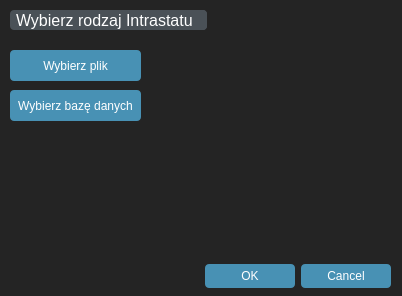
<?xml version="1.0" encoding="UTF-8"?>
<ui version="4.0">
 <class>intrastat_dialog</class>
 <widget class="QDialog" name="intrastat_dialog">
  <property name="geometry">
   <rect>
    <x>0</x>
    <y>0</y>
    <width>402</width>
    <height>296</height>
   </rect>
  </property>
  <property name="windowTitle">
   <string>Dialog</string>
  </property>
  <property name="styleSheet">
   <string notr="true">/*-----QWidget-----*/
QWidget
{
	background-color: #242424;
	color: #fff;
	selection-background-color: #fff;
	selection-color: #000;

}


/*-----QLabel-----*/
QLabel
{
	background-color: transparent;
	color: #fff;

}


/*-----QMenuBar-----*/
QMenuBar 
{
	background-color: #4a5157;
	color: #fff;

}


QMenuBar::item 
{
	background-color: transparent;
	border-left: 1px solid #003333;
	padding: 5px;
	padding-left: 15px;
	padding-right: 15px;

}


QMenuBar::item:selected 
{
	background-color: #003333;
	border: 1px solid #006666;
	color: #fff;

}


QMenuBar::item:pressed 
{
	background-color: #006666;
	border: 1px solid #006666;
	color: #fff;

}


/*-----QMenu-----*/
QMenu
{
    background-color: #4a5157;
    border: 1px solid #4a5157;
    padding: 10px;
	color: #fff;

}


QMenu::item
{
    background-color: transparent;
    padding: 2px 20px 2px 20px;
	min-width: 200px;

}


QMenu::separator
{
   	background-color: #242424;
	height: 1px;

}


QMenu::item:disabled
{
    color: #555;
    background-color: transparent;
    padding: 2px 20px 2px 20px;

}


QMenu::item:selected
{
	background-color: #003333;
	border: 1px solid #006666;
	color: #fff;

}


/*-----QToolButton-----*/
QToolButton 
{
	background-color: transparent;
	color: #fff;
	padding: 3px;
	margin-left: 1px;
}


QToolButton:hover
{
	background-color: rgba(70,162,218,50%);
	border: 1px solid #46a2da;
	color: #000;
	
}


QToolButton:pressed
{
	background-color: #727272;
	border: 1px solid #46a2da;

}


QToolButton:checked
{
	background-color: #727272;
	border: 1px solid #222;
}


/*-----QPushButton-----*/
QPushButton
{
	background-color: #4891b4;
	color: #fff;
	min-width: 80px;
	border-radius: 4px;
	padding: 5px;

}


QPushButton::flat
{
	background-color: transparent;
	border: none;
	color: #000;

}


QPushButton::disabled
{
	background-color: #606060;
	color: #959595;
	border-color: #051a39;

}


QPushButton::hover
{
	background-color: #54aad3;
	border: 1px solid #46a2da;

}


QPushButton::pressed
{
	background-color: #2385b4;
	border: 1px solid #46a2da;

}


QPushButton::checked
{
	background-color: #bd5355;
	border: 1px solid #bd5355;

}


/*-----QLineEdit-----*/
QLineEdit
{
	background-color: #242424;
	color : #fff;
	border: 1px solid #1d1d1d;
	padding: 3px;
	padding-left: 5px;
	border-radius: 4px;

}


/*-----QPlainTExtEdit-----*/
QPlainTextEdit
{
	background-color: #242424;
	color : #fff;
	border: 1px solid #1d1d1d;
	padding: 3px;
	padding-left: 5px;
	border-radius: 4px;

}


/*-----QToolBox-----*/
QToolBox
{
	background-color: transparent;
	border: 1px solid #1d1d1d;

}


QToolBox::tab
{
	background-color: #002b2b;
	border: 1px solid #1d1d1d;

}


QToolBox::tab:hover
{
	background-color: #006d6d;
	border: 1px solid #1d1d1d;

}


/*-----QComboBox-----*/
QComboBox
{
    background-color: #4a5157;
    padding-left: 6px;
    color: #fff;
    height: 20px;
	border-radius: 4px;

}


QComboBox::disabled
{
	background-color: #404040;
	color: #656565;
	border-color: #051a39;

}


QComboBox:on
{
    background-color: #4a5157;
	color: #fff;

}


QComboBox QAbstractItemView
{
    background-color: #4a5157;
    color: #fff;
    selection-background-color: #002b2b;
	selection-color: #fff;
    outline: 0;

}


QComboBox::drop-down
{
	background-color: #4a5157;
    subcontrol-origin: padding;
    subcontrol-position: top right;
	border-radius: 4px;
    width: 15px;

}


QComboBox::down-arrow
{
    image: url(://arrow-down.png);
    width: 8px;
    height: 8px;

}


/*-----QDoubleSpinBox &amp; QCalendarWidget-----*/
QDoubleSpinBox,
QCalendarWidget QSpinBox 
{
	background-color: #242424;
	color : #fff;
	border: 1px solid #1d1d1d;
	border-radius: 4px;
	padding: 3px;
	padding-left: 5px;

}


QDoubleSpinBox::up-button, 
QCalendarWidget QSpinBox::up-button
{
	background-color: #4a5157;
    width: 16px; 
	border-top-right-radius: 4px;
    border-width: 1px;
	border-color: #1d1d1d;

}


QDoubleSpinBox::up-button:hover, 
QCalendarWidget QSpinBox::up-button:hover
{
	background-color: #585858;

}


QDoubleSpinBox::up-button:pressed, 
QCalendarWidget QSpinBox::up-button:pressed
{
	background-color: #252525;
    width: 16px; 
    border-width: 1px;

}


QDoubleSpinBox::up-arrow,
QCalendarWidget QSpinBox::up-arrow
{
    image: url(://arrow-up.png);
    width: 7px;
    height: 7px;

}


QDoubleSpinBox::down-button, 
QCalendarWidget QSpinBox::down-button
{
	background-color: #4a5157;
    width: 16px; 
    border-width: 1px;
	border-bottom-right-radius: 4px;
	border-color: #1d1d1d;

}


QDoubleSpinBox::down-button:hover, 
QCalendarWidget QSpinBox::down-button:hover
{
	background-color: #585858;

}


QDoubleSpinBox::down-button:pressed, 
QCalendarWidget QSpinBox::down-button:pressed
{
	background-color: #252525;
    width: 16px; 
    border-width: 1px;

}


QDoubleSpinBox::down-arrow,
QCalendarWidget QSpinBox::down-arrow
{
    image: url(://arrow-down.png);
    width: 7px;
    height: 7px;

}


/*-----QGroupBox-----*/
QGroupBox 
{
    border: 1px solid;
    border-color: #1d1d1d;
	border-radius: 4px;
    margin-top: 23px;

}


QGroupBox::title  
{
    background-color: #002b2b;
    color: #fff;
	subcontrol-position: top left;
    subcontrol-origin: margin;
    padding: 5px;
	min-width: 100px;
	border: 1px solid #1d1d1d;
	border-top-left-radius: 4px;
	border-top-right-radius: 4px;
	border-bottom: none;

}


/*-----QHeaderView-----*/
QHeaderView::section
{
    background-color: #4a5157;
	border: none;
    color: #fff;
	padding: 4px;
	
}


QHeaderView::section:disabled
{
    background-color: #525251;
    color: #656565;

}


QHeaderView::section:checked
{
    background-color: qlineargradient(spread:repeat, x1:1, y1:0, x2:1, y2:1, stop:0 rgba(227, 227, 227, 255),stop:1 rgba(187, 187, 187, 255));
    color: #000;

}


QHeaderView::section::vertical::first,
QHeaderView::section::vertical::only-one
{
    border-left: 1px solid #003333;

}


QHeaderView::section::vertical
{
    border-left: 1px solid #003333;
}


QHeaderView::section::horizontal::first,
QHeaderView::section::horizontal::only-one
{
    border-left: 1px solid #003333;

}


QHeaderView::section::horizontal
{
    border-left: 1px solid #003333;

}


QTableCornerButton::section
{
    background-color: qlineargradient(spread:repeat, x1:1, y1:0, x2:1, y2:1, stop:0 rgba(227, 227, 227, 255),stop:1 rgba(187, 187, 187, 255));
	border: 1px solid #000;
    color: #fff;

}


/*-----QCalendarWidget-----*/
QCalendarWidget QToolButton
{
  	background-color: transparent;
  	color: white;

}


QCalendarWidget QToolButton::hover
{
	background-color: #006666;
	border: 1px solid #006666;
	color: #fff;

}


QCalendarWidget QMenu 
{
	width: 120px;
	left: 20px;
	color: white;

}


QCalendarWidget QWidget 
{ 
	alternate-background-color: #4a5157; 
	color: #fff;

}


QCalendarWidget QAbstractItemView:enabled 
{
	color: #fff;  
	background-color: #242424;  
	selection-background-color: #002b2b; 
	selection-color: #fff; 

}


QCalendarWidget QAbstractItemView:disabled 
{ 
	color: #404040; 

}


/*-----QTreeWidget-----*/
QTreeView
{
	show-decoration-selected: 0;
	alternate-background-color: transparent;
	background-color: transparent;
   	border: none;
	color: #fff;
	font: 8pt;

}


QTreeView::item:selected
{
	color:#fff;
	background-color: #002b2b;
	border-radius: 0px;

}


QTreeView::item:!selected:hover
{
    background-color: #5e5e5e;
    border: none;
    color: white;

}


QTreeView::branch:has-children:!has-siblings:closed,
QTreeView::branch:closed:has-children:has-siblings 
{
	image: url(://tree-closed.png);

}


QTreeView::branch:open:has-children:!has-siblings,
QTreeView::branch:open:has-children:has-siblings  
{
	image: url(://tree-open.png);

}


/*-----QListView-----*/
QListView 
{
	background-color: transparent;
	alternate-background-color: transparent;
    border : none;
    color: #fff;
    show-decoration-selected: 1; 
    outline: 0;
   	border: 1px solid #1d1d1d;

}


QListView::disabled 
{
	background-color: #656565;
	color: #1b1b1b;
    border: 1px solid #656565;

}


QListView::item 
{
	background-color: transparent;
    padding: 1px;

}


QListView::item:selected 
{
	background-color: #002b2b;
	border: 1px solid #002b2b;
	color: #fff;

}


QListView::item:selected:!active 
{
	background-color: #002b2b;
	border: 1px solid #002b2b;
	color: #fff;

}


QListView::item:selected:active 
{
	background-color: #002b2b;
	border: 1px solid #002b2b;
	color: #fff;

}


QListView::item:hover {
    background-color: #5e5e5e;
    border: none;
    color: #000;

}


/*-----QCheckBox-----*/
QCheckBox
{
	background-color: transparent;
    color: #fff;
	border: none;

}


QCheckBox::indicator
{
    background-color: lightgray;
    border: 1px solid #000;
    width: 12px;
    height: 12px;

}


QCheckBox::indicator:checked
{
    image:url(&quot;./ressources/check.png&quot;);
	background-color: #002b2b;
    border: 1px solid #3a546e;

}


QCheckBox::indicator:unchecked:hover
{
	border: 1px solid #46a2da; 

}


QCheckBox::disabled
{
	color: #656565;

}


QCheckBox::indicator:disabled
{
	background-color: #656565;
	color: #656565;
    border: 1px solid #656565;

}


/*-----QRadioButton-----*/
QRadioButton 
{
	color: #fff;
	background-color: transparent;

}


QRadioButton::indicator::unchecked:hover 
{
	background-color: #d3d3d3;
	border: 2px solid #002b2b;
	border-radius: 6px;
}


QRadioButton::indicator::checked 
{
	border: 2px solid #52beff;
	border-radius: 6px;
	background-color: #002b2b;  
	width: 9px; 
	height: 9px; 

}


/*-----QScrollBar-----*/
QScrollBar:vertical 
{
   border: none;
   width: 12px;

}


QScrollBar::handle:vertical 
{
   border: none;
   border-radius : 0px;
   background-color: #7a7a7a;
   min-height: 80px;
   width : 12px;

}


QScrollBar::handle:vertical:pressed
{
   background-color: #5d5f60; 

}


QScrollBar::add-line:vertical
{
   border: none;
   background: transparent;
   height: 0px;
   subcontrol-position: bottom;
   subcontrol-origin: margin;

}


QScrollBar::add-line:vertical:hover 
{
   background-color: transparent;

}


QScrollBar::add-line:vertical:pressed 
{
   background-color: #3f3f3f;

}


QScrollBar::sub-line:vertical
{
   border: none;
   background: transparent;
   height: 0px;

}


QScrollBar::sub-line:vertical:hover 
{
   background-color: transparent;

}


QScrollBar::sub-line:vertical:pressed 
{
   background-color: #3f3f3f;

}


QScrollBar::up-arrow:vertical
{
   width: 0px;
   height: 0px;
   background: transparent;

}


QScrollBar::down-arrow:vertical 
{
   width: 0px;
   height: 0px;
   background: transparent;

}


QScrollBar::add-page:vertical, QScrollBar::sub-page:vertical
{
   background-color: #222222;
	
}


QScrollBar:horizontal 
{
   border: none;
   height: 12px;

}


QScrollBar::handle:horizontal 
{
   border: none;
   border-radius : 0px;
   background-color: #7a7a7a;
   min-height: 80px;
   height : 12px;

}


QScrollBar::handle:horizontal:pressed
{
   background-color: #5d5f60; 

}


QScrollBar::add-line:horizontal
{
   border: none;
   background: transparent;
   height: 0px;
   subcontrol-position: bottom;
   subcontrol-origin: margin;

}


QScrollBar::add-line:horizontal:hover 
{
   background-color: transparent;

}


QScrollBar::add-line:horizontal:pressed 
{
   background-color: #3f3f3f;

}


QScrollBar::sub-line:horizontal
{
   border: none;
   background: transparent;
   height: 0px;

}


QScrollBar::sub-line:horizontal:hover 
{
   background-color: transparent;

}


QScrollBar::sub-line:horizontal:pressed 
{
   background-color: #3f3f3f;

}


QScrollBar::up-arrow:horizontal
{
   width: 0px;
   height: 0px;
   background: transparent;

}


QScrollBar::down-arrow:horizontal 
{
   width: 0px;
   height: 0px;
   background: transparent;

}


QScrollBar::add-page:horizontal, QScrollBar::sub-page:horizontal
{
   background-color: #222222;
	
}


/*-----QProgressBar-----*/
QProgressBar
{
	border: 1px solid #1d1d1d;
    text-align: center;
	border-radius: 10px;
	color: #fff;
	font-weight: bold;

}


QProgressBar::chunk
{
    background-color: #3b86ae;
	border-radius: 9px;
    margin: 0.5px;

}


/*-----QStatusBar-----*/
QStatusBar
{
	background-color: #4a5157;
	color: #ffffff;
	border-color: #051a39;

}


/*-----QSizeGrip-----*/
QSizeGrip 
{
	background-color: image(&quot;./ressources/sizegrip.png&quot;); /*To replace*/
	border: none;

}
</string>
  </property>
  <property name="modal">
   <bool>false</bool>
  </property>
  <widget class="QDialogButtonBox" name="buttonBox">
   <property name="geometry">
    <rect>
     <x>10</x>
     <y>260</y>
     <width>381</width>
     <height>32</height>
    </rect>
   </property>
   <property name="orientation">
    <enum>Qt::Horizontal</enum>
   </property>
   <property name="standardButtons">
    <set>QDialogButtonBox::Cancel|QDialogButtonBox::Ok</set>
   </property>
   <property name="centerButtons">
    <bool>false</bool>
   </property>
  </widget>
  <widget class="QComboBox" name="intrastat_choose_type">
   <property name="geometry">
    <rect>
     <x>10</x>
     <y>10</y>
     <width>211</width>
     <height>20</height>
    </rect>
   </property>
   <property name="font">
    <font>
     <pointsize>12</pointsize>
    </font>
   </property>
   <property name="contextMenuPolicy">
    <enum>Qt::DefaultContextMenu</enum>
   </property>
   <property name="autoFillBackground">
    <bool>false</bool>
   </property>
   <property name="editable">
    <bool>false</bool>
   </property>
   <property name="currentText">
    <string>Wybierz rodzaj Intrastatu</string>
   </property>
   <property name="currentIndex">
    <number>0</number>
   </property>
   <property name="sizeAdjustPolicy">
    <enum>QComboBox::AdjustToContents</enum>
   </property>
   <item>
    <property name="text">
     <string>Wybierz rodzaj Intrastatu</string>
    </property>
   </item>
   <item>
    <property name="text">
     <string>Wywozowy</string>
    </property>
   </item>
   <item>
    <property name="text">
     <string>Przywozowy</string>
    </property>
   </item>
  </widget>
  <widget class="QPushButton" name="choose_file_btn">
   <property name="geometry">
    <rect>
     <x>10</x>
     <y>50</y>
     <width>131</width>
     <height>31</height>
    </rect>
   </property>
   <property name="text">
    <string>Wybierz plik</string>
   </property>
  </widget>
  <widget class="QPushButton" name="choose_db_btn">
   <property name="geometry">
    <rect>
     <x>10</x>
     <y>90</y>
     <width>131</width>
     <height>31</height>
    </rect>
   </property>
   <property name="text">
    <string>Wybierz bazę danych</string>
   </property>
  </widget>
  <widget class="QLabel" name="choose_file_label">
   <property name="geometry">
    <rect>
     <x>150</x>
     <y>50</y>
     <width>241</width>
     <height>31</height>
    </rect>
   </property>
   <property name="text">
    <string/>
   </property>
  </widget>
  <widget class="QLabel" name="choose_db_label">
   <property name="geometry">
    <rect>
     <x>150</x>
     <y>90</y>
     <width>241</width>
     <height>31</height>
    </rect>
   </property>
   <property name="text">
    <string/>
   </property>
  </widget>
 </widget>
 <resources/>
 <connections>
  <connection>
   <sender>buttonBox</sender>
   <signal>accepted()</signal>
   <receiver>intrastat_dialog</receiver>
   <slot>accept()</slot>
   <hints>
    <hint type="sourcelabel">
     <x>248</x>
     <y>254</y>
    </hint>
    <hint type="destinationlabel">
     <x>157</x>
     <y>274</y>
    </hint>
   </hints>
  </connection>
  <connection>
   <sender>buttonBox</sender>
   <signal>rejected()</signal>
   <receiver>intrastat_dialog</receiver>
   <slot>reject()</slot>
   <hints>
    <hint type="sourcelabel">
     <x>316</x>
     <y>260</y>
    </hint>
    <hint type="destinationlabel">
     <x>286</x>
     <y>274</y>
    </hint>
   </hints>
  </connection>
 </connections>
</ui>
